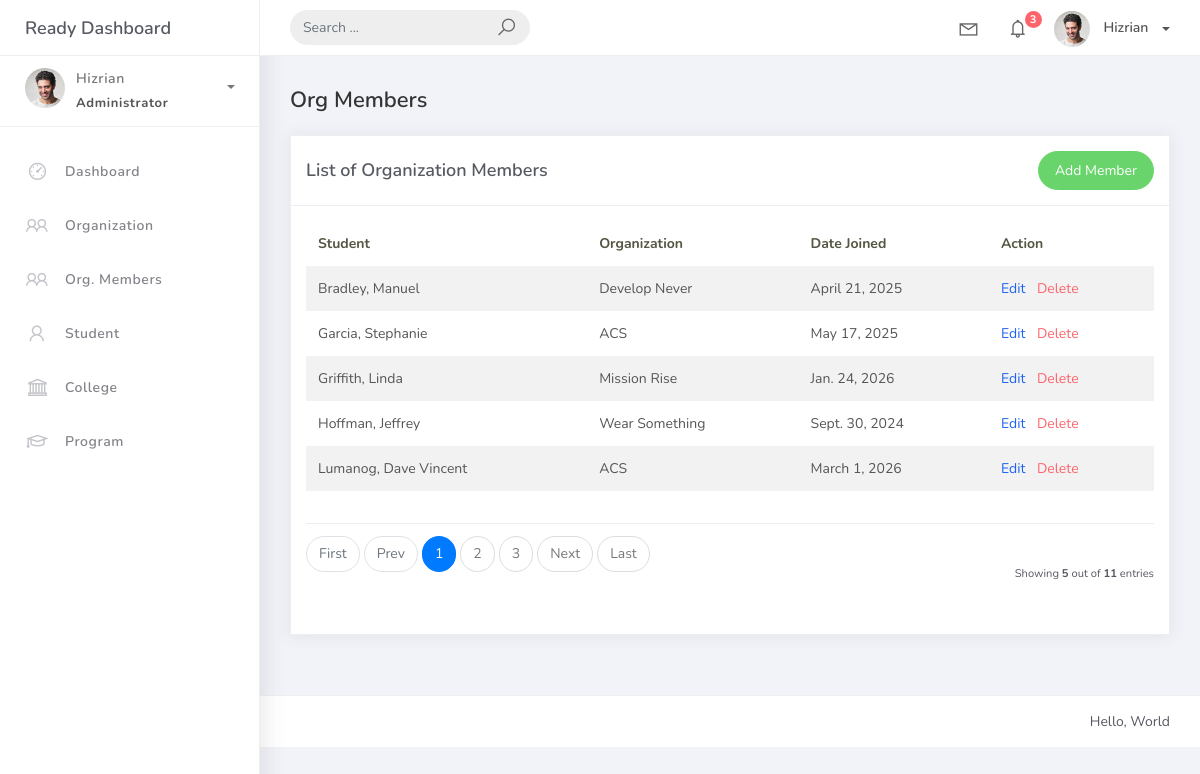
The page /orgmember_list on the database its author committed.
### studentorg/models.py (models this page shows)
class BaseModel(models.Model):
    created_at = models.DateTimeField(auto_now_add=True, db_index=True)
    updated_at = models.DateTimeField(auto_now=True)
    class Meta:
        abstract = True

class OrgMember(BaseModel):
    student_ref = models.ForeignKey(Student, on_delete=models.CASCADE)
    organization_ref = models.ForeignKey(Organization, on_delete=models.CASCADE)
    date_joined = models.DateField()

class Student(BaseModel):
    student_id = models.CharField(max_length=15)
    lastname = models.CharField(max_length=25)
    firstname = models.CharField(max_length=25)
    middlename = models.CharField(max_length=25, blank=True, null=True)
    program_info = models.ForeignKey(Program, on_delete=models.CASCADE)
    def __str__(self):
        return f"{self.lastname}, {self.firstname}"

class Organization(BaseModel):
    name = models.CharField(max_length=250)
    college_info = models.ForeignKey(College, null=True, blank=True, on_delete=models.CASCADE)
    description = models.CharField(max_length=500)
    def __str__(self):
        return self.name

### studentorg/views.py (the view)
# urls.py: path('orgmember_list', views.OrgMemberList.as_view(), name='orgmember-list'),
class OrgMemberList(ListView):
    model = OrgMember
    context_object_name = 'object_list'
    template_name = 'orgmember_list.html'
    paginate_by = 5
    def get_ordering(self):
        allowed = ["student_ref__lastname", "date_joined"]
        sort_by = self.request.GET.get("sort_by")
        if sort_by in allowed:
            return sort_by
        return "student_ref__lastname"
    def get_queryset(self):
        qs = super().get_queryset()
        query = self.request.GET.get('q')
        if query:
            qs = qs.filter(
                Q(student_ref__firstname__icontains=query) |
                Q(student_ref__lastname__icontains=query) |
                Q(organization_ref__name__icontains=query)
            )
        return qs

### templates/orgmember_list.html
{% extends 'base.html' %}
{% load static %}
{% block content %}
<h4 class="page-title">Org Members</h4>
<div class="row">
    <div class="col-md-12">
        <div class="card">
            <div class="card-header d-flex justify-content-between align-items-center">
                <div class="card-title">List of Organization Members</div>
                <a href="{% url 'orgmember-add' %}" class="btn btn-success btn-rounded">Add Member</a>
            </div>
            <div class="card-body">
                <div class="table-responsive">
                    <table class="table table-striped">
                        <thead>
                            <tr>
                                <th>Student</th>
                                <th>Organization</th>
                                <th>Date Joined</th>
                                <th>Action</th>
                            </tr>
                        </thead>
                        <tbody>
                            {% for object in object_list %}
                            <tr>
                                <td>{{ object.student_ref }}</td>
                                <td>{{ object.organization_ref }}</td>
                                <td>{{ object.date_joined }}</td>
                                <td>
                                    <a href="{% url 'orgmember-update' object.id %}" class="text-primary mr-2">Edit</a>
                                    <a href="{% url 'orgmember-delete' object.id %}" class="text-danger">Delete</a>
                                </td>
                            </tr>
                            {% empty %}
                            <tr>
                                <td colspan="4" class="text-center">No member records found.</td>
                            </tr>
                            {% endfor %}
                        </tbody>
                    </table>
                </div>
                {% include 'includes/pagination.html' %}
            </div>
        </div>
    </div>
</div>
{% endblock %}

### rows shown on the page
OrgMember: student_ref "Bradley, Manuel", organization_ref "Develop Never", date_joined "April 21, 2025"
OrgMember: student_ref "Garcia, Stephanie", organization_ref "ACS", date_joined "May 17, 2025"
OrgMember: student_ref "Griffith, Linda", organization_ref "Mission Rise", date_joined "Jan. 24, 2026"
OrgMember: student_ref "Hoffman, Jeffrey", organization_ref "Wear Something", date_joined "Sept. 30, 2024"
OrgMember: student_ref "Lumanog, Dave Vincent", organization_ref "ACS", date_joined "March 1, 2026"

### other values the page prints
{{ page_num }} "1"
{{ page_num }} "2" "3"
{{ object_list.count }} "5"
{{ paginator.count }} "11"
